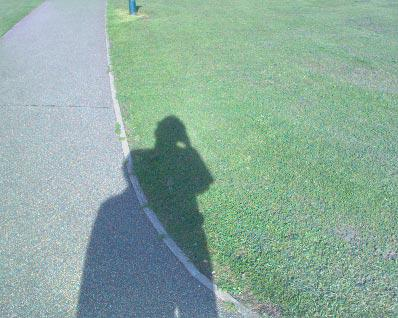
#> input picture Images/image1.jpg, 398 x 318 px, found by its file name
$ python detection.py
#> lines starting #> are read from the running program, lines starting #| are printed output that depends on the picture
    #This file contains the python implementation of shadow detector for satellite imagery
#Author: Bhavan Vasu
import cv2 as cv2
from skimage import io, color
import numpy as np
import matplotlib.pyplot as plt
from PIL import  Image
filename1='Images\image1.jpg'
rgb = Image.open(filename1)
#> rgb is the input picture: PIL image 398x318 RGB; mean R, G, B 140.8, 171.2, 158.1
rgb = np.asarray(rgb)
plt.figure()
plt.subplot(1,2,1)
plt.title('Test Image')
plt.imshow(rgb)
image_B = np.copy(rgb[:, :, 0])
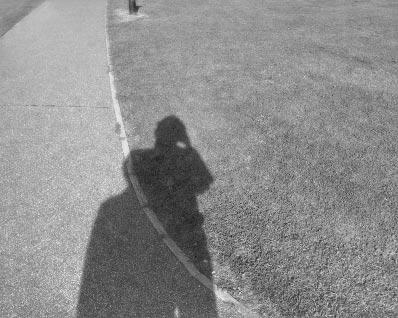
#> image_B: shape (318, 398); min 18, max 239, mean 140.8
image_G = np.copy(rgb[:, :, 1])
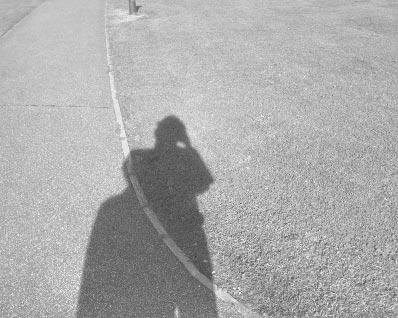
#> image_G: shape (318, 398); min 51, max 255, mean 171.2
image_R = np.copy(rgb[:, :, 2])
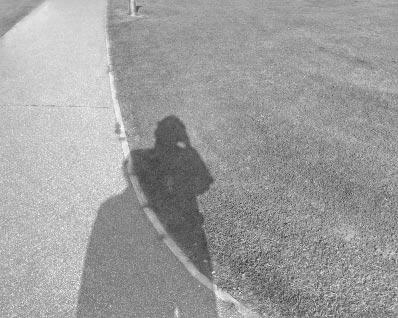
#> image_R: shape (318, 398); min 43, max 255, mean 158.1
s=np.shape(rgb)
#> s = (318, 398, 3)

#Converting RGB to LAB color space
lab = color.rgb2lab(rgb)
#> lab: shape (318, 398, 3) float64; mean of channels 0, 1, 2 67.3, -12.8, 3.3
image_b = np.copy(lab[:, :, 0])
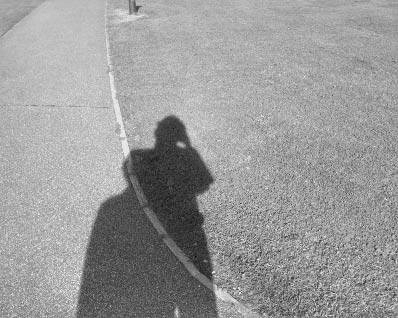
#> image_b: shape (318, 398) float64; min 19.23, max 98.53, mean 67.3; drawn with min black and max white
image_a = np.copy(lab[:, :, 1])
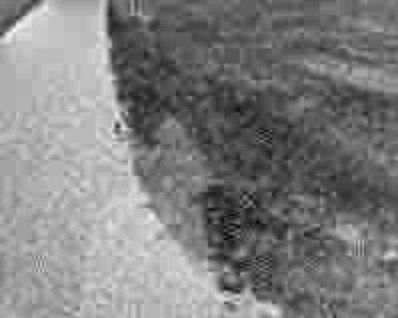
#> image_a: shape (318, 398) float64; min -35.2, max 9.39, mean -12.83; drawn with min black and max white
image_l = np.copy(lab[:, :, 2])
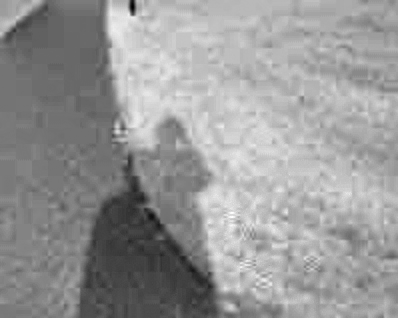
#> image_l: shape (318, 398) float64; min -34.35, max 28.87, mean 3.3; drawn with min black and max white

lm=np.mean(lab[:,:,0], axis=(0, 1))
#> lm = 67.34
am=np.mean(lab[:,:,1], axis=(0, 1))
#> am = -12.83
bm=np.mean(lab[:,:,2], axis=(0, 1))
#> bm = 3.26

#Creating empty mask for masking shadow
mas = np.empty([rgb.shape[0], rgb.shape[1]], dtype = bool)
lb=lab[:,:,0]+lab[:,:,2]
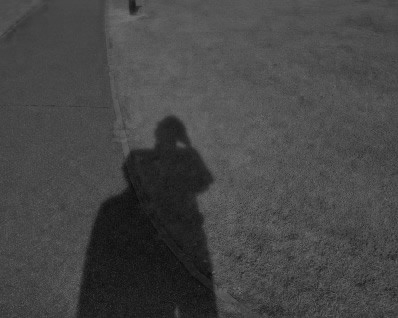
#> lb: shape (318, 398) float64; min 8.94, max 115.3, mean 70.6

#Hand crafted thresholds: Dataset specific
if (am+bm)<=10:
 mas[(image_l <=(lm-(np.std(image_l))/100))] = False
else:
 mas[(image_l+image_b)<=50] = False
B_masked = np.ma.masked_array(image_b, mask = mas)
G_masked = np.ma.masked_array(image_G, mask = mas)
R_masked = np.ma.masked_array(image_R, mask = mas)
mam = np.dstack([rgb, (~mas).astype(np.uint8)*255])

plt.subplot(1,2,2)
plt.imshow(mam)
plt.title('Shadow detected Image')
plt.show()

$ run again, with Images/image18.jpg copied over Images/image1.jpg
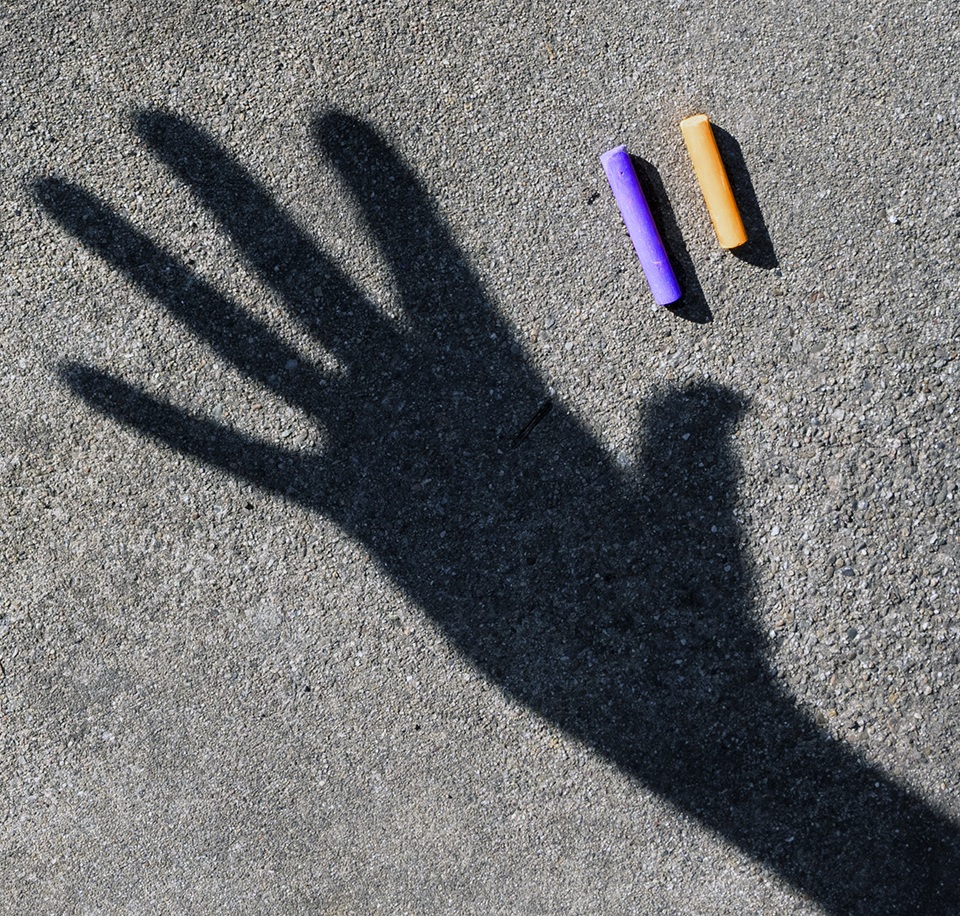
#> input picture Images/image18.jpg, 960 x 916 px, found by its file name
#> rgb is the input picture: PIL image 960x916 RGB; mean R, G, B 109.1, 109.9, 111.2
#> lab: shape (916, 960, 3) float64; mean of channels 0, 1, 2 45.1, 0.2, -1.1
#> `image_l = np.copy(lab[:, :, 2])`:
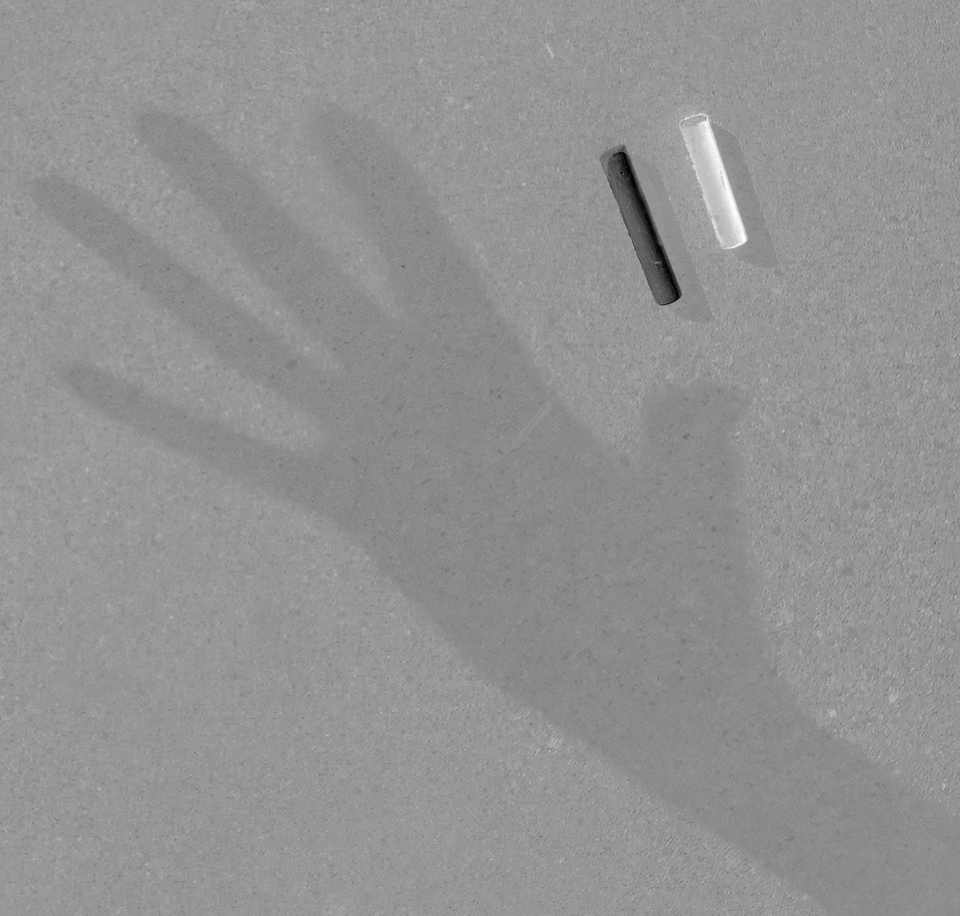
#> image_l: shape (916, 960) float64; min -99.27, max 70.82, mean -1.1; drawn with min black and max white
#> lm = 45.07
#> am = 0.155
#> bm = -1.1
#> `lb=lab[:,:,0]+lab[:,:,2]`:
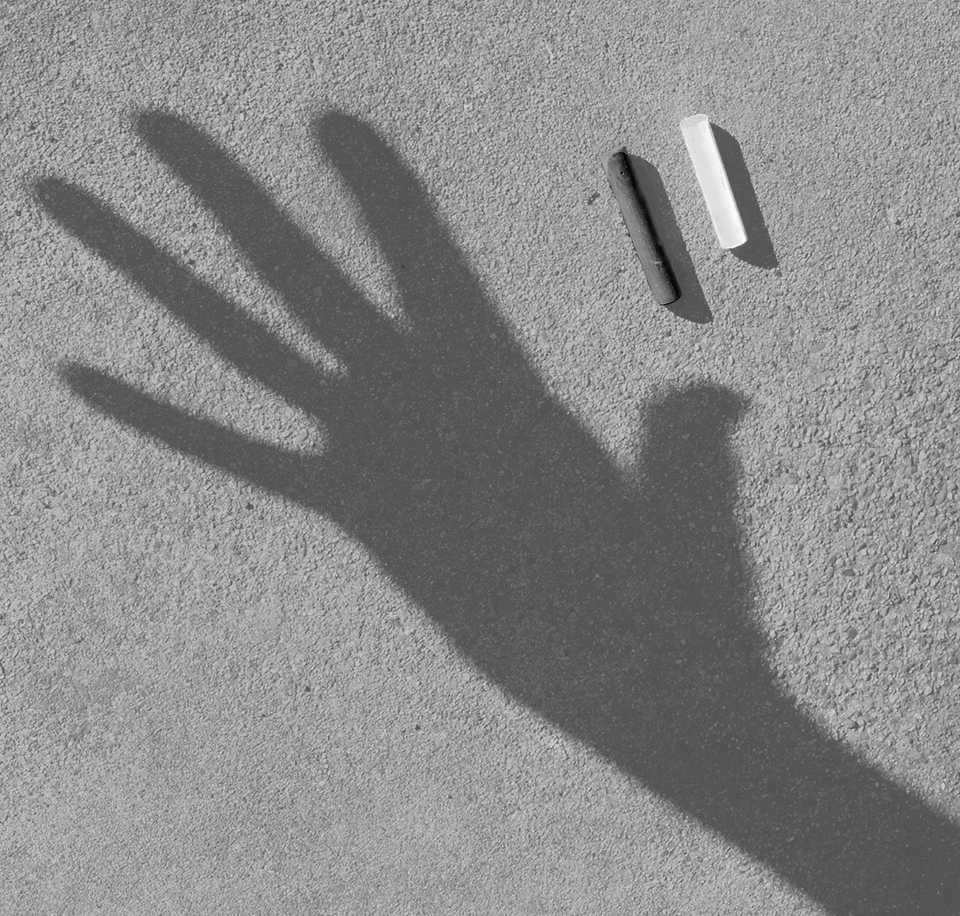
#> lb: shape (916, 960) float64; min -66.11, max 137.9, mean 44; drawn with min black and max white

$ run again, with Images/image19.jpg copied over Images/image1.jpg
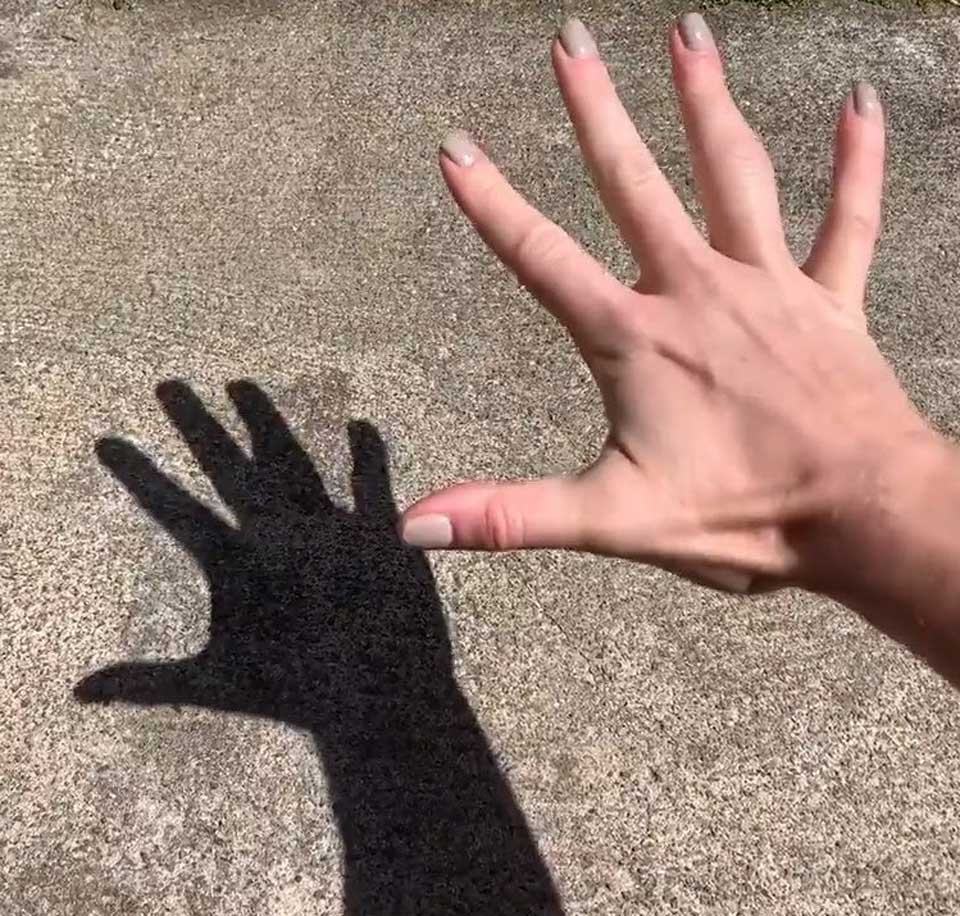
#> input picture Images/image19.jpg, 960 x 916 px, found by its file name
#> rgb is the input picture: PIL image 960x916 RGB; mean R, G, B 155, 131.8, 120.4
#> lab: shape (916, 960, 3) float64; mean of channels 0, 1, 2 56, 7, 9.4
#> `image_l = np.copy(lab[:, :, 2])`:
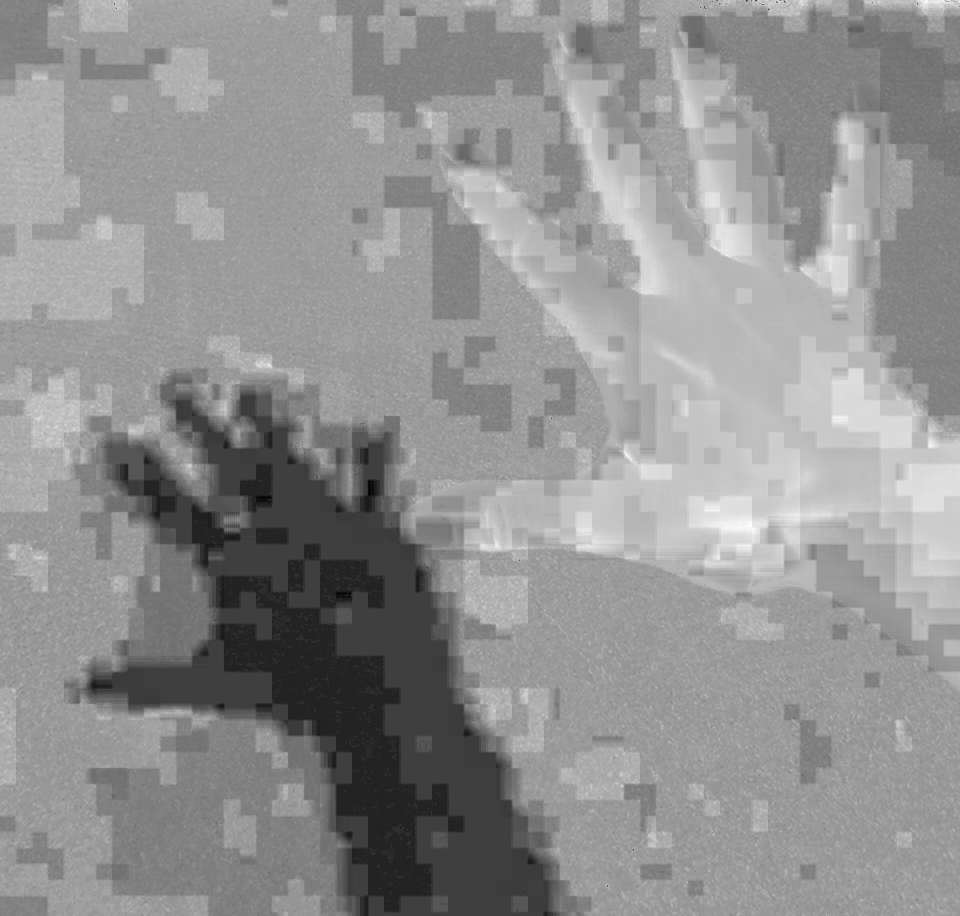
#> image_l: shape (916, 960) float64; min -7.23, max 21.9, mean 9.4; drawn with min black and max white
#> lm = 56.03
#> am = 6.99
#> bm = 9.42
#> `mam = np.dstack([rgb, (~mas).astype(np.uint8)*255])`:
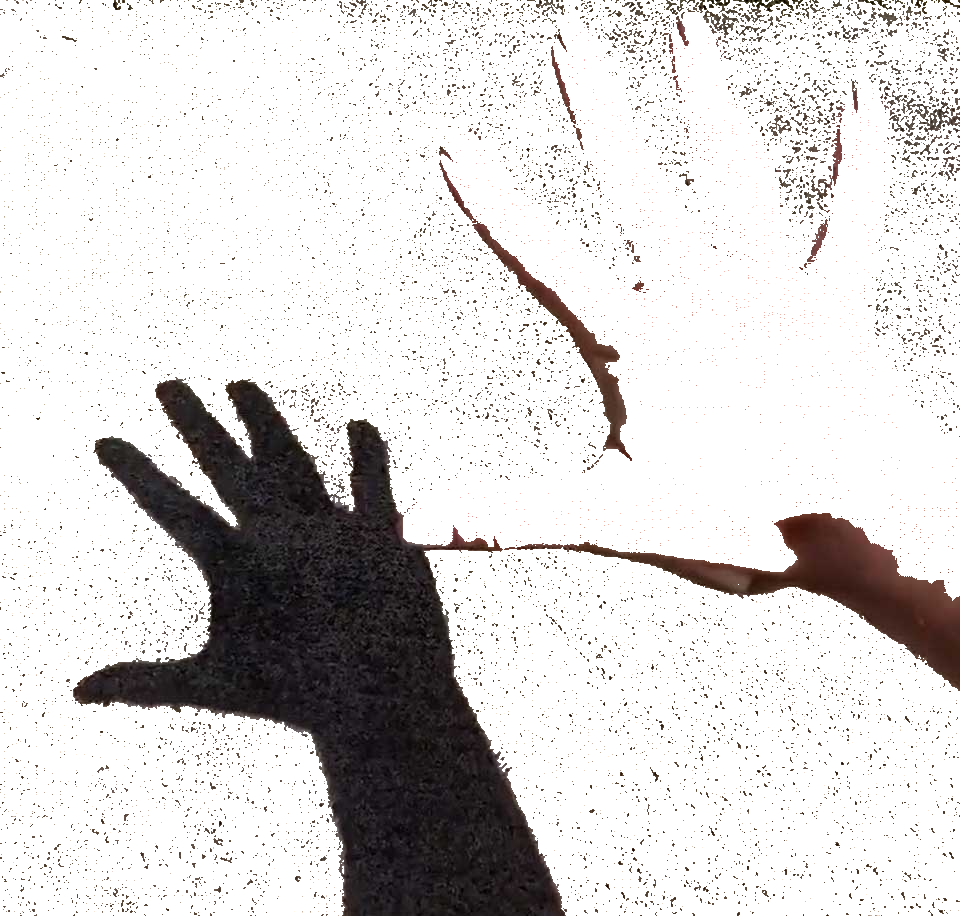
#> mam: shape (916, 960, 4); mean R, G, B, A 155, 131.8, 120.4, 49.7; transparent parts drawn white

$ run again, with Images/image5.jpg copied over Images/image1.jpg
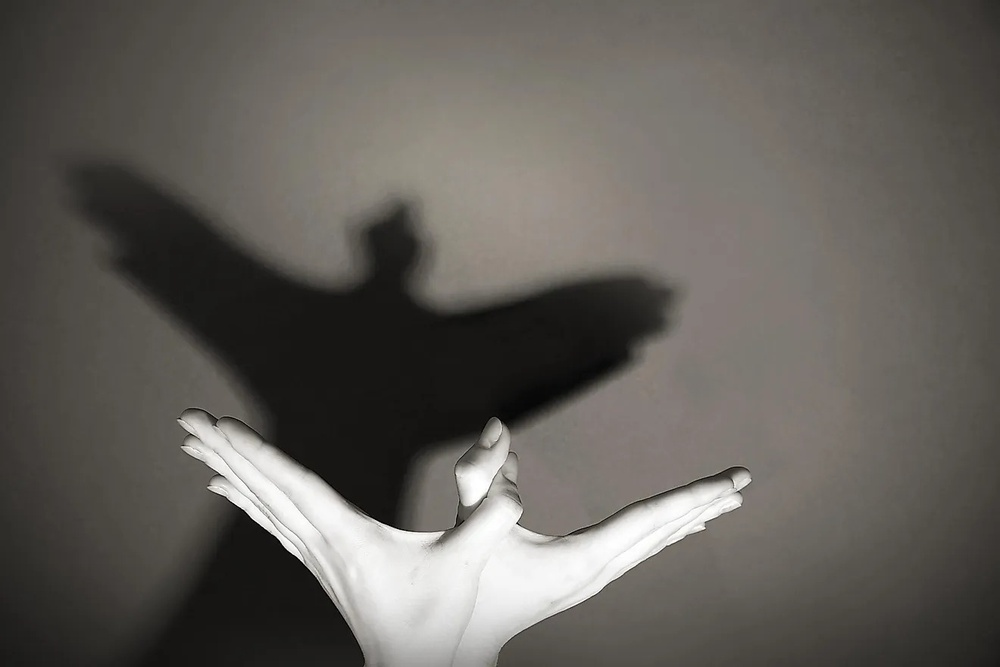
#> input picture Images/image5.jpg, 1000 x 667 px, shrunk from 1320 x 880 before the run, found by its file name
#> rgb is the input picture: PIL image 1000x667 RGB; mean R, G, B 98.3, 94.8, 89.7
#> lab: shape (667, 1000, 3) float64; mean of channels 0, 1, 2 39.5, 0.3, 3.4
#> lm = 39.46
#> am = 0.339
#> bm = 3.44
#> `plt.show()`:
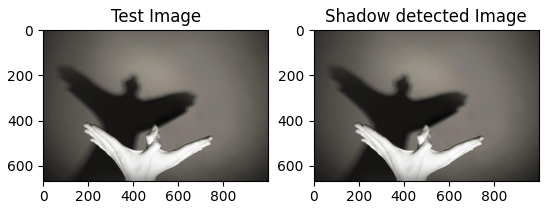
#> figure drawn by matplotlib, 2 panels
